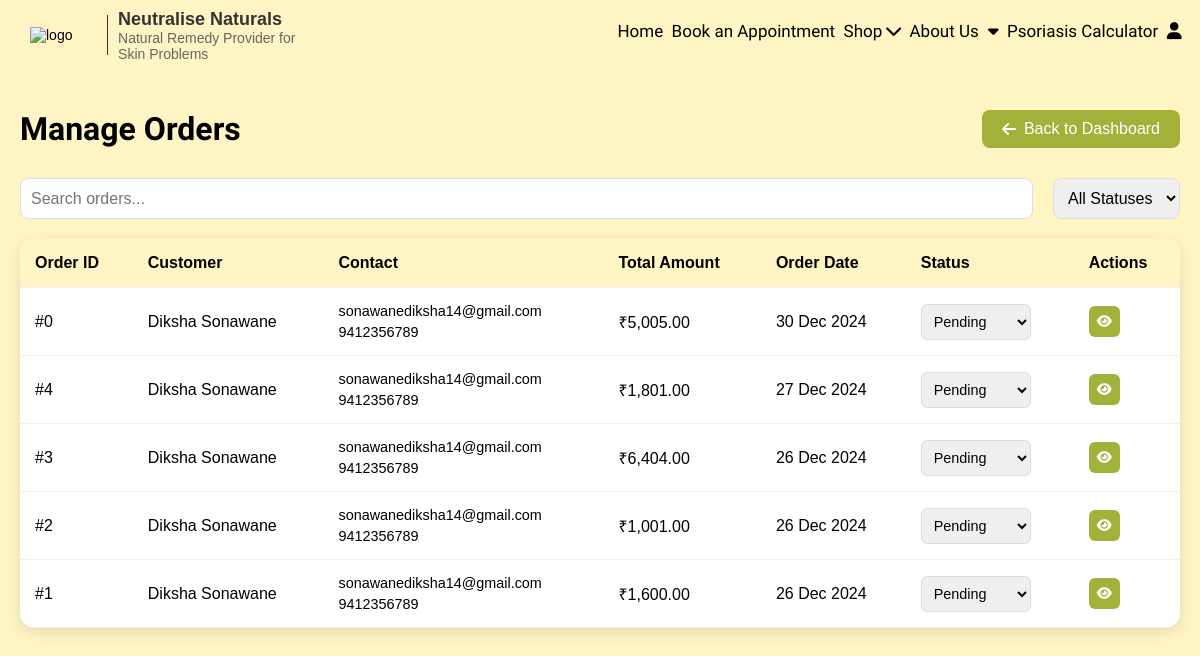
Screenshot of /admin_orders.php with the database file from the repository.
### tables this page shows
CREATE TABLE `orders` (
  `id` int(11) NOT NULL,
  `user_id` int(11) NOT NULL,
  `total_amount` decimal(10,2) NOT NULL,
  `status` enum('Pending','Processing','Shipped','Delivered','Cancelled') NOT NULL DEFAULT 'Pending',
  `order_date` timestamp NOT NULL DEFAULT current_timestamp(),
  `shipping_address` text NOT NULL,
  `payment_method` varchar(50) NOT NULL DEFAULT 'Cash on Delivery',
  `payment_status` enum('Pending','Completed','Failed') NOT NULL DEFAULT 'Pending',
  `phone` varchar(15) NOT NULL
);

CREATE TABLE `register` (
  `id` int(11) NOT NULL,
  `full_name` varchar(255) NOT NULL,
  `email` varchar(255) NOT NULL,
  `phone` varchar(15) NOT NULL,
  `address` text NOT NULL,
  `password` varchar(255) NOT NULL,
  `created_at` timestamp NOT NULL DEFAULT current_timestamp()
);

### admin_orders.php (the view, shortened to what this page needs)
<?php
include 'connection.php';
$query = "SELECT o.*, r.full_name as customer_name, r.email, r.phone
          FROM orders o
          LEFT JOIN register r ON o.user_id = r.id
          ORDER BY o.order_date DESC";
$result = mysqli_query($con, $query);
?>
<!DOCTYPE html>
<html lang="en">
<head>
    <link rel="stylesheet" href="./css/index.css">
    <link rel="stylesheet" href="https://cdnjs.cloudflare.com/ajax/libs/font-awesome/6.0.0/css/all.min.css">
</head>
<body>
    <?php include 'header.php'; ?>
    <div class="admin-orders">
        <div class="page-header">
            <h1>Manage Orders</h1>
            <a href="admin_dashboard.php" class="back-btn">
                <i class="fas fa-arrow-left"></i> Back to Dashboard
            </a>
        </div>
        <div class="orders-container">
            <div class="filters">
                <input type="text" id="orderSearch" placeholder="Search orders..." onkeyup="filterOrders()">
                <select id="statusFilter" onchange="filterOrders()">
                    <option value="">All Statuses</option>
                </select>
            </div>
            <div class="orders-table-container">
                <table class="orders-table">
                    <thead>
                        <tr>
                            <th>Order ID</th>
                            <th>Customer</th>
                            <th>Contact</th>
                            <th>Total Amount</th>
                            <th>Order Date</th>
                            <th>Status</th>
                            <th>Actions</th>
                        </tr>
                    </thead>
                    <tbody>
                        <?php
                        if (mysqli_num_rows($result) > 0) {
                            while($order = mysqli_fetch_assoc($result)) {
                        ?>
                            <tr data-order-id="<?php echo $order['id']; ?>" data-status="<?php echo $order['status']; ?>">
                                <td>#<?php echo $order['id']; ?></td>
                                <td><?php echo htmlspecialchars($order['customer_name']); ?></td>
                                <td>
                                    <div class="contact-info">
                                        <span><?php echo htmlspecialchars($order['email']); ?></span>
                                        <span><?php echo htmlspecialchars($order['phone']); ?></span>
                                    </div>
                                </td>
                                <td>₹<?php echo number_format($order['total_amount'], 2); ?></td>
                                <td><?php echo date('d M Y', strtotime($order['order_date'])); ?></td>
                                <td>
                                    <select class="status-select" onchange="updateOrderStatus(<?php echo $order['id']; ?>, this.value)">
                                        <option value="Pending" <?php echo ($order['status'] == 'Pending') ? 'selected' : ''; ?>>Pending</option>
                                    </select>
                                </td>
                                <td>
                                    <button class="view-btn" onclick="viewOrderDetails(<?php echo $order['id']; ?>)">
                                        <i class="fas fa-eye"></i>
                                    </button>
                                </td>
                            </tr>
                        <?php
                            }
                        } else {
                            echo '<tr><td colspan="7" class="no-orders">No orders found</td></tr>';
                        }
                        ?>
                    </tbody>
                </table>
            </div>
        </div>
    </div>
</body>
</html>

### header.php (shortened to what this page needs)
    <header>
      <nav>
        <img src="./contents/neutralise-logo.png" loading="lazy" alt="logo" class="logo">
        <div class="Text-next-logo">
            <span class="brand-name">Neutralise Naturals</span>
            <span class="tagline">Natural Remedy Provider for Skin Problems</span>
        </div>
        <div class="menu">
            <a href="./index.php">Home</a>
            <a href="./Appointment.php">Book an Appointment</a>
            <li class="nav-dropdown">
                <a href="#" class="nav-link">Shop <i class="fas fa-chevron-down"></i></a>
            </li>
            <div class="about-dropdown">
                <a href="./about-us.php">About Us
                    <i class="fa-solid fa-caret-down about-dropdown-icon"></i>
                </a>
            </div>
            <a href="./Calculator.php">Psoriasis Calculator</a>
            <div class="user-dropdown">
                <a href="" class="user-link" style="font-weight: bold;">
                    <i class="fa-solid fa-user"></i>
                </a>
            </div>
        </div>
    </nav>
</header>

### css/index.css (style rules this page uses)
:root { --main-bg-color: #fff4c4; --header-bg-color: #fff4c4; --text-color: #000000; --link-color: #000; --hover-color: #abbe47; --green-bg-color: #a2b139; --white-bg-color: #f7f7f7; --border-color: #abbe47; --footer-bg-color: #000; --footer-text-color: #bdbdbd; --error-color: red; --font-heading: "Jacques Francois", serif; --font-body: "Inter", sans-serif; }
* { margin: 0; padding: 0; font-family: "Josefin Sans", sans-serif; box-sizing: border-box; scroll-behavior: smooth; }
body, html { height: 100%; background-color: var(--main-bg-color); }
header { height: 70px; background-color: var(--header-bg-color); background-repeat: no-repeat; background-size: cover; background-position: center; }
nav { width: 100%; color: var(--text-color); display: flex; justify-content: flex-start; align-items: center; position: absolute; padding: 0 10px; height: 70px; }
.logo { width: 110px; height: auto; margin-left: 20px; margin-bottom: 10px; padding-top: 10px; padding-right: 0; }
.Text-next-logo { display: flex; flex-direction: column; font-family: var(--font-body); margin-right: 300px; }
.Text-next-logo .brand-name { font-size: 18px; font-weight: bold; color: #333; }
.Text-next-logo .tagline { font-size: 14px; color: #666; }
.menu { float: right; justify-content: space-evenly; width: 70%; max-width: 800px; display: none; }
.menu a { font-size: 17px; font-family: "Jacques Francois", serif; text-decoration: none; color: #000000; padding-bottom: 5px; border-bottom: 4px solid transparent; transition-duration: 0.2s; }
.about-dropdown { position: relative; display: inline-block; }
.about-dropdown-icon { margin-left: 5px; cursor: pointer; }
.user-dropdown { position: relative; display: inline-block; }
@media (min-width: 700px) { .logo { font-size: 14px; } }
@media (min-width: 700px) { .menu { display: flex; } }

### header.php (style rules this page uses)
.nav-dropdown { position: relative; display: inline-block; }
.nav-dropdown .nav-link { display: flex; align-items: center; gap: 4px; }

### admin_orders.php (style rules this page uses)
.admin-orders { max-width: 1400px; margin: 40px auto; padding: 0 20px; }
.page-header { display: flex; justify-content: space-between; align-items: center; margin-bottom: 30px; }
.page-header h1 { font-family: var(--font-heading); font-size: 2rem; color: var(--text-color); }
.back-btn { display: flex; align-items: center; gap: 8px; padding: 10px 20px; background: var(--green-bg-color); color: white; text-decoration: none; border-radius: 8px; transition: background-color 0.3s; }
.filters { display: flex; gap: 20px; margin-bottom: 20px; }
.filters input, .filters select { padding: 10px; border: 1px solid #ddd; border-radius: 8px; font-size: 1rem; }
.filters input { flex: 1; min-width: 200px; }
.orders-table-container { overflow-x: auto; background: white; border-radius: 15px; box-shadow: 0 4px 15px rgba(0, 0, 0, 0.1); }
.orders-table { width: 100%; border-collapse: collapse; min-width: 800px; }
.orders-table th, .orders-table td { padding: 15px; text-align: left; border-bottom: 1px solid #eee; }
.orders-table th { background: var(--main-bg-color); color: var(--text-color); font-weight: 600; }
.contact-info { display: flex; flex-direction: column; gap: 5px; font-size: 0.9rem; }
.status-select { padding: 8px; border: 1px solid #ddd; border-radius: 6px; font-size: 0.9rem; }
.view-btn { background: var(--green-bg-color); color: white; border: none; padding: 8px; border-radius: 6px; cursor: pointer; transition: background-color 0.3s; }

### rows the page displays
orders: id "0", register.full_name "Diksha Sonawane", register.email "sonawanediksha14@gmail.com", register.phone "9412356789", total_amount "5,005.00", order_date "30 Dec 2024", status+id "Pending"
orders: id "4", register.full_name "Diksha Sonawane", register.email "sonawanediksha14@gmail.com", register.phone "9412356789", total_amount "1,801.00", order_date "27 Dec 2024", status+id "Pending"
orders: id "3", register.full_name "Diksha Sonawane", register.email "sonawanediksha14@gmail.com", register.phone "9412356789", total_amount "6,404.00", order_date "26 Dec 2024", status+id "Pending"
orders: id "2", register.full_name "Diksha Sonawane", register.email "sonawanediksha14@gmail.com", register.phone "9412356789", total_amount "1,001.00", order_date "26 Dec 2024", status+id "Pending"
orders: id "1", register.full_name "Diksha Sonawane", register.email "sonawanediksha14@gmail.com", register.phone "9412356789", total_amount "1,600.00", order_date "26 Dec 2024", status+id "Pending"
